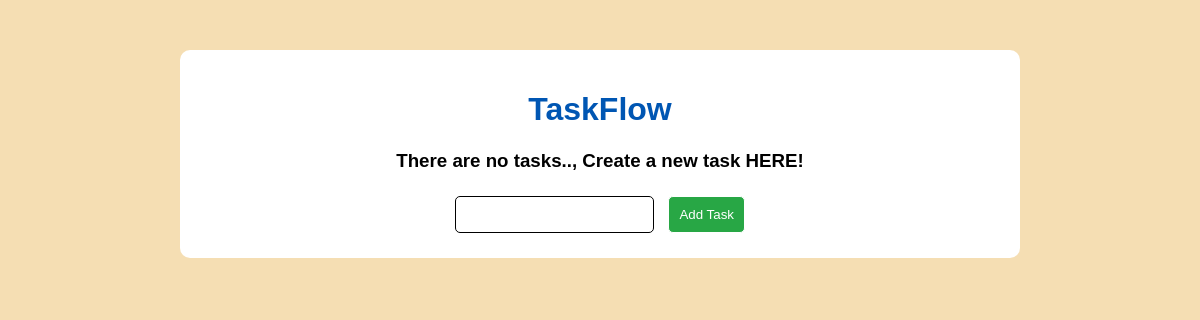
Before: / with the older database file.
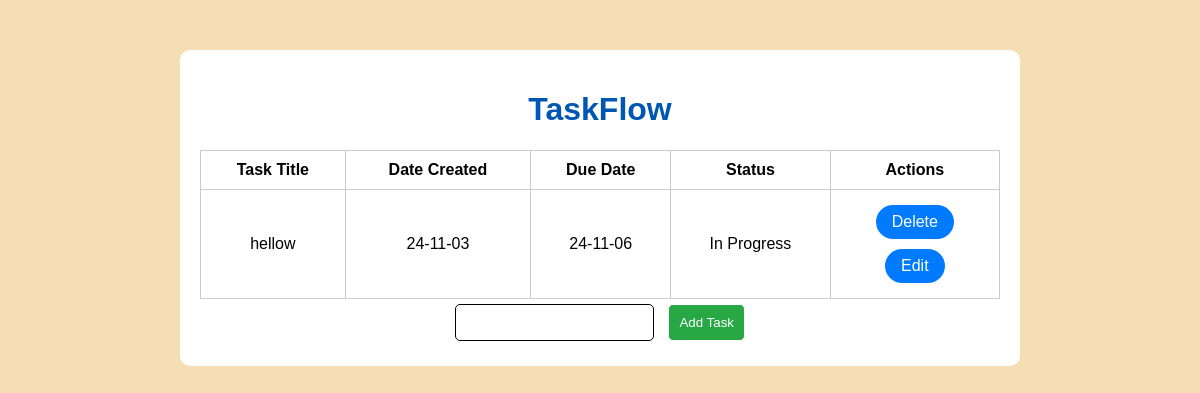
After: the same page with the newer database file.
### app.py (models this page shows, shortened)
class Task(db.Model):
    id = db.Column(db.Integer, primary_key=True)
    content = db.Column(db.String(100), nullable=False)
    complete = db.Column(db.Boolean, default=False)
    created = db.Column(db.DateTime, default=datetime.utcnow)
    due_date = db.Column(db.DateTime, default=lambda: datetime.utcnow() + timedelta(days=3))
    status = db.Column(db.String(20), default="In Progress")

### app.py (the view)
@app.route("/", methods=["POST", "GET"])
def index():
    if request.method == "POST":
        current_task = request.form["content"]
        new_task = Task(content=current_task)
        try:
            db.session.add(new_task)
            db.session.commit()
            return redirect("/")
        except Exception as e:
            print(f"ERROR:{e}")
            return f"ERROR:{e}"
    else:
        tasks = Task.query.order_by(Task.created).all()
        return render_template("index.html", tasks=tasks)
    return render_template("index.html")

### templates/index.html (shortened to what this page needs)
{% extends "base.html" %}
{% block body %}
<div class="content">
    <h1>TaskFlow</h1>
    {% if tasks | length < 1 %} <h3>There are no tasks.., Create a new task HERE!</h3>
        {% else %}
        <table>
            <thead>
                <tr>
                    <th>Task Title</th>
                    <th>Date Created</th>
                    <th>Due Date</th>
                    <th>Status</th>
                    <th>Actions</th>
                </tr>
            </thead>
            <tbody>
                {% for task in tasks %}
                <tr>
                    <td>{{task.content}}</td>
                    <td>{{task.created.strftime("%y-%m-%d")}}</td>
                    <td>{{task.due_date.strftime("%y-%m-%d")}}</td>
                    <td>{{task.status}}</td>
                    <td>
                        <a href="/delete/{{task.id}}">Delete</a>
                        <br>
                        <a href="/edit/{{task.id}}">Edit</a>
                    </td>
                </tr>
                {% endfor %}
            </tbody>
        </table>
        {% endif %}
        <form action="/" method="POST">
            <input type="text" name="content" id="content">
            <input type="submit" value="Add Task" id="btn_add">
        </form>
</div>
{% endblock %}

### templates/base.html (shortened to what this page needs)
<!DOCTYPE html>
<html lang="en">
<head>
    <link rel="stylesheet" href="{{url_for('static', filename='style.css')}}">
</head>
<body>
    {% block body %}{% endblock %}
</body>
</html>

### static/style.css (style rules this page uses)
body { font-family: "Franklin Gothic Medium", "Arial Narrow", Arial, sans-serif; margin: 0; padding: 0; background-color: wheat; }
.content { max-width: 800px; margin: 50px auto; padding: 20px; background-color: #fff; border-radius: 10px; box-shadow: 0 0 10px rgba(0, 0, 0, 0); text-align: center; }
.content h1 { color: #0056b3; }
.content table { width: 100%; margin-top: 20px; border-collapse: collapse; }
.content table th, .content table td { padding: 10px; border: 1px solid #ccc; }
.content a { display: inline-block; padding: 8px 16px; margin: 5px; border-radius: 20px; background-color: #007bff; color: #fff; text-decoration: none; transition: background-color 0.3s ease; }
.content input { padding: 10px; margin: 5px; border: solid 1px; border-radius: 5px; }
.content #btn_add { background-color: #28a745; color: #fff; cursor: pointer; }

Changed rows visible on the page:
added Task: content "hellow", created "24-11-03", due_date "24-11-06", status "In Progress"
Other visible differences:
text no longer shown: "There are no tasks.., Create a new task HERE!"
text now shown: "Task Title Date Created Due Date Status Actions"
